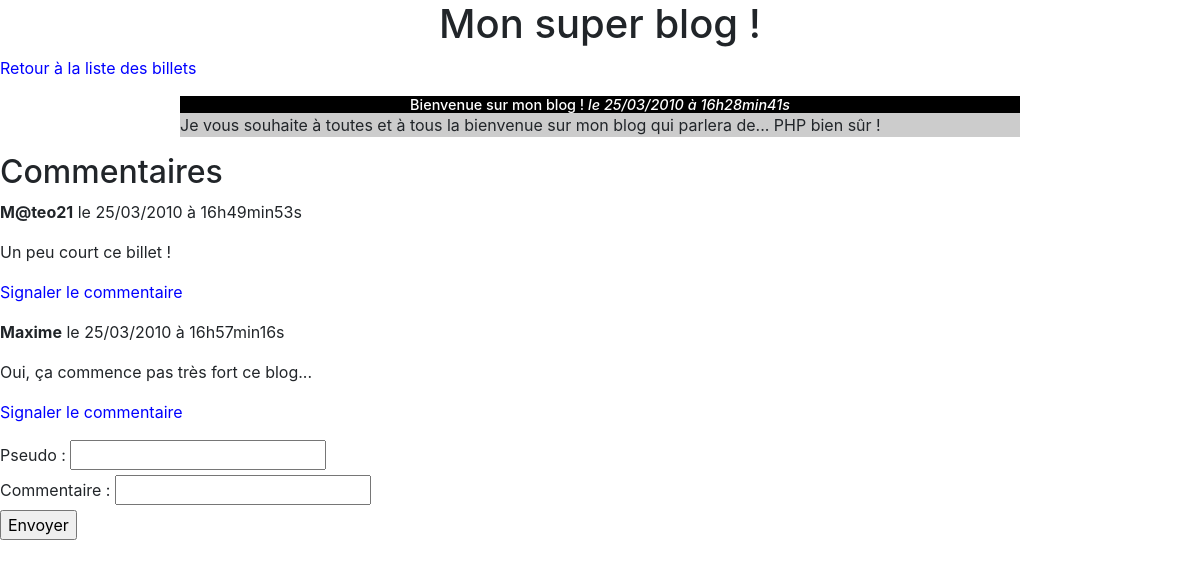
Screenshot of /index.php?controller=post&action=show&postId=1 with the database file from the repository.
### tables this page shows
CREATE TABLE `posts` (
  `id` int(11) NOT NULL,
  `title` varchar(255) NOT NULL,
  `content` text NOT NULL,
  `creation_date` datetime NOT NULL
);

CREATE TABLE `comments` (
  `id` int(11) NOT NULL,
  `post_id` int(11) NOT NULL,
  `author` varchar(255) NOT NULL,
  `content` text NOT NULL,
  `report_counter` int(11) NOT NULL,
  `creation_date` datetime NOT NULL
);

### controller/PostFrontController.php (called while the page is built, shortened)
<?php
require_once('BaseController.php');
class PostFrontController extends BaseController
{
    public function showAction()
    {
        $postId = isset($_GET['postId']) ? (int) $_GET['postId'] : 0;
        $viewData = $this->initViewData();
        $viewData['post'] = $this->getContainer()->getPostManager()->getPost($postId);
        $viewData['commentsList'] = $this->getContainer()->getCommentManager()->getCommentsList($postId);
        require('view/front/postShowView.php');
    }
}

### model/Router.php (called while the page is built, shortened)
<?php
class Router
{
    protected $config;
    public function getConfig()
    {
        return $this->config;
    }
    public function setConfig(array $config)
    {
        $this->config = $config;
    }
    public function executeAction($controllerParam, $actionParam, $envParam)
    {
        $controller = new $controllerName();
        $actionName = $actionParam.'Action';
        require_once(__DIR__.'/../model/Container.php');
        $container = new Container($this->getConfig());
        $controller->setContainer($container);
        $controller->$actionName();
    }
}

### index.php (called while the page is built)
<?php
require_once('config.php');
require_once('model/Router.php');
$router = new \OpenClassrooms\Blog\Model\Router($config);
try {
    $router->executeAction(
        isset($_REQUEST['controller']) ? $_REQUEST['controller'] : 'post',
        isset($_REQUEST['action']) ? $_REQUEST['action'] : 'list',
        'front'
    );
} catch(Exception $e) {
    $viewData['error'] = $e->getMessage();
    require('view/errorView.php');
}

### controller/BaseController.php (called while the page is built, shortened)
<?php
require_once(__DIR__.'/../model/Container.php');
abstract class BaseController
{
    protected $container;
    public function getContainer()
    {
        return $this->container;
    }
    public function setContainer(\OpenClassrooms\Blog\Model\Container $container)
    {
        $this->container = $container;
    }
    public function initViewData()
    {
        $viewData = [];
        $viewData['title'] = $this->getContainer()->getConfig()['title'];
        return $viewData;
    }
}

### model/Container.php (called while the page is built, shortened)
<?php
class Container
{
    protected $config;
    public function getConfig()
    {
        return $this->config;
    }
    public function setConfig(array $config)
    {
        $this->config = $config;
    }
    protected function getDatabaseHandler()
    {
        static $instance;
        if (!isset($instance)) {
            $instance = new \PDO(
                $this->config['database']['dsn'],
                $this->config['database']['username'],
                $this->config['database']['username']
            );
        }
        return $instance;
    }
    public function getPostManager()
    {
        static $instance;
        if (!isset($instance)) {
            include_once('PostManager.php');
            $instance = new \OpenClassrooms\Blog\Model\PostManager($this->getDatabaseHandler());
        }
        return $instance;
    }
    public function getCommentManager()
    {
        static $instance;
        if (!isset($instance)) {
            include_once('CommentManager.php');
            $instance = new \OpenClassrooms\Blog\Model\CommentManager($this->getDatabaseHandler());
        }
        return $instance;
    }
}

### model/Manager.php (called while the page is built, shortened)
<?php
abstract class Manager
{
    protected $databaseHandler;
    public function getDatabaseHandler()
    {
        return $this->databaseHandler;
    }
    public function setDatabaseHandler(\PDO $databaseHandler)
    {
        $this->databaseHandler = $databaseHandler;
    }
}

### model/PostManager.php (called while the page is built, shortened)
<?php
require_once('Manager.php');
require_once('Post.php');
class PostManager extends Manager
{
    public function getPost($id)
    {
        $request = $this->getDatabaseHandler()->prepare('SELECT id, title, content, DATE_FORMAT(creation_date, \'%d/%m/%Y à %Hh%imin%ss\') AS creation_date_fr FROM posts WHERE id = ?');
        $request->execute(array($id));
        $result = $request->fetch();
        $post = new Post();
        $post->setId($result['id']);
        $post->setTitle($result['title']);
        $post->setContent($result['content']);
        $post->setCreationDate($result['creation_date_fr']);
        return $post;
    }
}

### model/CommentManager.php (called while the page is built, shortened)
<?php
require_once('Manager.php');
require_once('Comment.php');
class CommentManager extends Manager
{
    public function getCommentsList($postId)
    {
        $request = $this->getDatabaseHandler()->prepare('SELECT id, post_id, author, content, report_counter, DATE_FORMAT(creation_date, \'%d/%m/%Y à %Hh%imin%ss\') AS creation_date_fr FROM comments WHERE post_id = ? ORDER BY creation_date');
        $request->execute(array($postId));
        $resultsList = $request->fetchAll();
        $commentsList = [];
        foreach ($resultsList as $result) {
            $comment = new Comment();
            $comment->setId($result['id']);
            $comment->setPostId($result['post_id']);
            $comment->setAuthor($result['author']);
            $comment->setContent($result['content']);
            $comment->setReportCounter($result['report_counter']);
            $comment->setCreationDate($result['creation_date_fr']);
            $commentsList[] = $comment;
        }
        return $commentsList;
    }
}

### model/Post.php (called while the page is built, shortened)
<?php
class Post
{
    private $title;
    private $content;
    private $creationDate;
    public function getTitle()
    {
        return $this->title;
    }
    public function setTitle($title)
    {
        $this->title = $title;
    }
    public function getContent()
    {
        return $this->content;
    }
    public function setContent($content)
    {
        $this->content = $content;
    }
    public function getCreationDate()
    {
        return $this->creationDate;
    }
    public function setCreationDate($creationDate)
    {
        $this->creationDate = $creationDate;
    }
}

### model/Comment.php (called while the page is built, shortened)
<?php
class Comment
{
    private $id;
    private $postId;
    private $author;
    private $content;
    private $creationDate;
    public function getId()
    {
        return $this->id;
    }
    public function setId($id)
    {
        $this->id = $id;
    }
    public function getPostId()
    {
        return $this->postId;
    }
    public function setPostId($postId)
    {
        $this->postId = $postId;
    }
    public function getAuthor()
    {
        return $this->author;
    }
    public function setAuthor($author)
    {
        $this->author = $author;
    }
    public function getContent()
    {
        return $this->content;
    }
    public function setContent($content)
    {
        $this->content = $content;
    }
    public function getCreationDate()
    {
        return $this->creationDate;
    }
    public function setCreationDate($creationDate)
    {
        $this->creationDate = $creationDate;
    }
}

### view/front/_commentView.php (the view)
<p><strong><?php echo htmlspecialchars($comment->getAuthor()); ?></strong> le <?php echo $comment->getCreationDate(); ?></p>
<p><?php echo nl2br(htmlspecialchars($comment->getContent())); ?></p>
<p><a href="index.php?controller=comment&amp;action=report&amp;postId=<?php echo $comment->getPostId(); ?>&amp;commentId=<?php echo $comment->getId(); ?>">Signaler le commentaire</a></p>

### view/front/postShowView.php (shortened to what this page needs)
<h1>Mon super blog !</h1>
<p><a href="index.php">Retour à la liste des billets</a></p>
<?php
require('_postView.php');
?>
<h2>Commentaires</h2>
<?php
foreach ($viewData['commentsList'] as $comment) {
    require('_commentView.php');
}
?>
<form action="index.php?controller=comment&amp;action=create" method="post">
    <p>
        <label for="author">Pseudo</label> : <input type="text" name="author" id="author" required /><br />
        <label for="content">Commentaire</label> :  <input type="text" name="content" id="content" required /><br />
        <input type="submit" value="Envoyer" />
    </p>
</form>
<?php $content = ob_get_clean(); ?>
<?php require(__DIR__.'/../template.php'); ?>

### view/front/_postView.php (shortened to what this page needs)
<div class="post">
    <h3>
        <?php echo htmlspecialchars($viewData['post']->getTitle()); ?>
        <em>le <?php echo $viewData['post']->getCreationDate(); ?></em>
    </h3>
    <p>
        <?php
            echo nl2br($viewData['post']->getContent());
        ?>
    </p>
</div>

### view/template.php (shortened to what this page needs)
<!DOCTYPE html>
<html>
    <head>
        <link rel="stylesheet" href="public/css/bootstrap/bootstrap.min.css" />
        <link href="public/css/style.css" rel="stylesheet" />
    </head>
    <body>
        <?php echo $content; ?>
    </body>
</html>

### public/css/style.css (style rules this page uses)
h1, h3 { text-align:center; }
h3 { background-color:black; color:white; font-size:0.9em; margin-bottom:0px; }
.post p { background-color:#CCCCCC; margin-top:0px; }
.post { width:70%; margin:auto; }
a { text-decoration: none; color: blue; }

### rows the page displays
posts: title "Bienvenue sur mon blog !", content "Je vous souhaite à toutes et à tous la bienvenue sur mon blog qui parlera de... PHP bien sûr !"
comments: author "M@teo21", CreationDate "25/03/2010 à 16h49min53s", content "Un peu court ce billet !"
comments: author "Maxime", CreationDate "25/03/2010 à 16h57min16s", content "Oui, ça commence pas très fort ce blog..."

### other values shown
$viewData['post']->getCreationDate() "25/03/2010 à 16h28min41s"
